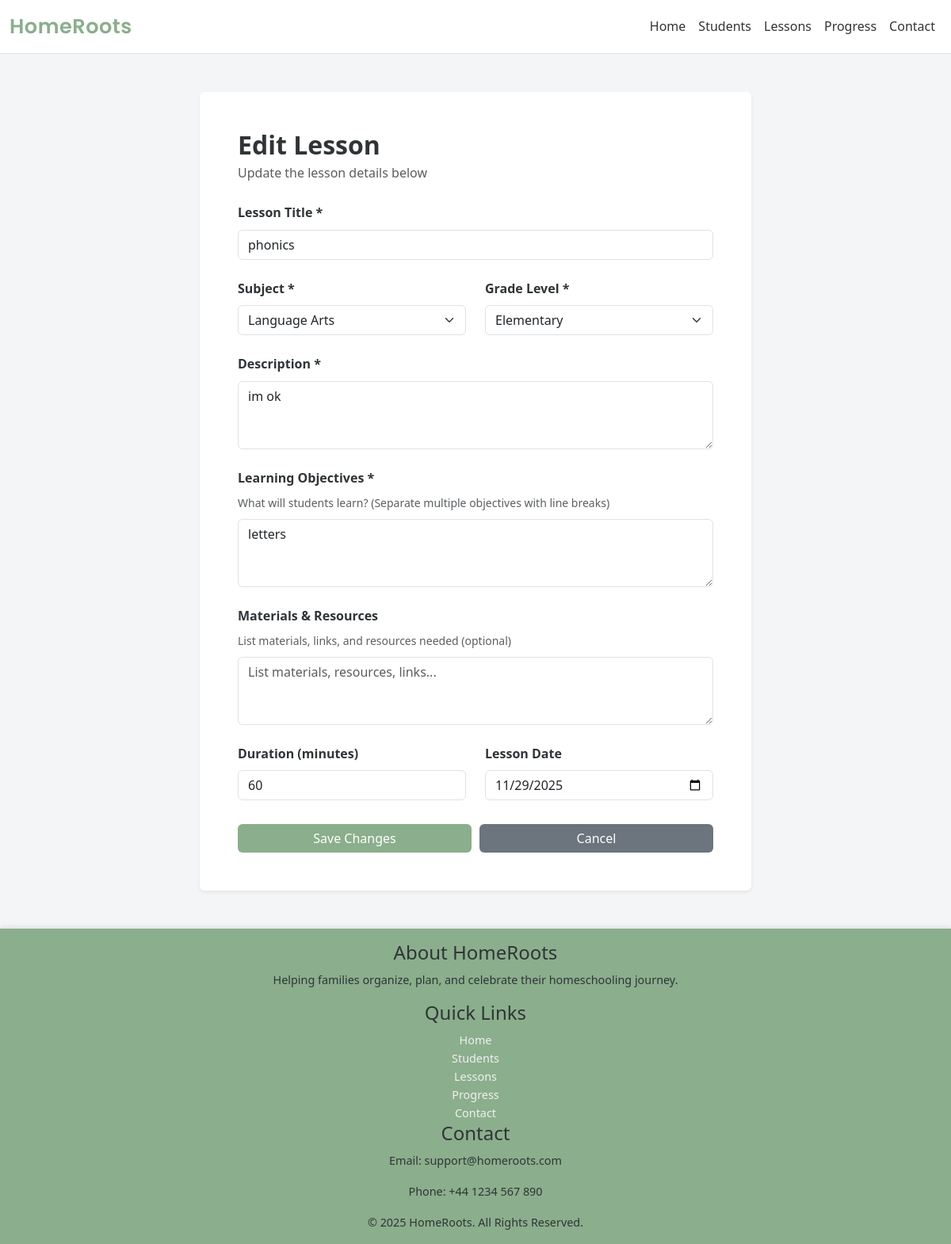
Screenshot of /lessons/5/edit/ with the database file from the repository.
### core/models.py (models this page shows, shortened)
class Lesson(models.Model):
    SUBJECT_CHOICES = [
        ('lang', 'Language Arts'),
        ('math', 'Mathematics'),
        ('sci', 'Science'),
        ('ss', 'Social Studies'),
        ('art', 'Arts & Creative'),
        ('pe', 'Physical Education'),
        ('other', 'Other'),
    ]
    LEVEL_CHOICES = [
        ('elem', 'Elementary'),
        ('middle', 'Middle School'),
        ('high', 'High School'),
        ('all', 'All Ages'),
    ]
    title = models.CharField(max_length=150)
    subject = models.CharField(max_length=10, choices=SUBJECT_CHOICES)
    level = models.CharField(max_length=10, choices=LEVEL_CHOICES)
    description = models.TextField()
    objectives = models.TextField(help_text="Learning objectives for this lesson")
    materials = models.TextField(blank=True, help_text="Materials and resources needed")
    duration_minutes = models.IntegerField(default=60)
    lesson_date = models.DateField(null=True, blank=True)
    created_at = models.DateTimeField(default=timezone.now)
    updated_at = models.DateTimeField(auto_now=True)
    class Meta:
        ordering = ['-lesson_date', '-created_at']

### core/views.py (the view)
# urls.py: path('lessons/<int:pk>/edit/', views.LessonUpdateView.as_view(), name='lesson_edit'),
class LessonUpdateView(UpdateView):
    model = Lesson
    form_class = LessonForm
    template_name = 'core/lessons/form.html'

### core/forms.py
class LessonForm(forms.ModelForm):
    class Meta:
        model = Lesson
        fields = ['title', 'subject', 'level', 'description', 'objectives', 'materials', 'duration_minutes', 'lesson_date']
        widgets = {
            'title': forms.TextInput(attrs={'class': 'form-control', 'placeholder': 'Lesson title'}),
            'subject': forms.Select(attrs={'class': 'form-select'}),
            'level': forms.Select(attrs={'class': 'form-select'}),
            'description': forms.Textarea(attrs={'rows': 3, 'class': 'form-control', 'placeholder': 'Brief description of the lesson'}),
            'objectives': forms.Textarea(attrs={'rows': 3, 'class': 'form-control', 'placeholder': 'What students will learn...'}),
            'materials': forms.Textarea(attrs={'rows': 3, 'class': 'form-control', 'placeholder': 'List materials, resources, links...'}),
            'duration_minutes': forms.NumberInput(attrs={'class': 'form-control', 'min': '5', 'max': '480'}),
            'lesson_date': forms.DateInput(attrs={'type': 'date', 'class': 'form-control'}),
        }

### core/templates/core/lessons/form.html (shortened to what this page needs)
{% extends 'core/base.html' %}
{% block content %}
<div class="container py-5">
  <div class="row justify-content-center">
    <div class="col-lg-8">
      <div class="card border-0 shadow-sm">
        <div class="card-body p-5">
          <h2 class="card-title mb-1" style="color: var(--text-dark); font-weight: 600;">
            {% if form.instance.pk %}
              Edit Lesson
            {% else %}
              Create New Lesson
            {% endif %}
          </h2>
          <p class="text-muted mb-4" style="color: var(--text-light);">
            {% if form.instance.pk %}
              Update the lesson details below
            {% else %}
              Fill in the details to create a new lesson
            {% endif %}
          </p>
          <form method="post" enctype="multipart/form-data">
            <div class="mb-4">
              <label class="form-label" style="color: var(--text-dark); font-weight: 600;">Lesson Title *</label>
              {{ form.title }}
            </div>
            <div class="row mb-4">
              <div class="col-md-6">
                <label class="form-label" style="color: var(--text-dark); font-weight: 600;">Subject *</label>
                {{ form.subject }}
              </div>
              <div class="col-md-6">
                <label class="form-label" style="color: var(--text-dark); font-weight: 600;">Grade Level *</label>
                {{ form.level }}
              </div>
            </div>
            <div class="mb-4">
              <label class="form-label" style="color: var(--text-dark); font-weight: 600;">Description *</label>
              {{ form.description }}
            </div>
            <div class="mb-4">
              <label class="form-label" style="color: var(--text-dark); font-weight: 600;">Learning Objectives *</label>
              <small class="d-block mb-2" style="color: var(--text-light);">What will students learn? (Separate multiple objectives with line breaks)</small>
              {{ form.objectives }}
            </div>
            <div class="mb-4">
              <label class="form-label" style="color: var(--text-dark); font-weight: 600;">Materials & Resources</label>
              <small class="d-block mb-2" style="color: var(--text-light);">List materials, links, and resources needed (optional)</small>
              {{ form.materials }}
            </div>
            <div class="row mb-4">
              <div class="col-md-6">
                <label class="form-label" style="color: var(--text-dark); font-weight: 600;">Duration (minutes)</label>
                {{ form.duration_minutes }}
              </div>
              <div class="col-md-6">
                <label class="form-label" style="color: var(--text-dark); font-weight: 600;">Lesson Date</label>
                {{ form.lesson_date }}
              </div>
            </div>
            <div style="display: flex; gap: 10px; margin-top: 30px;">
              <button type="submit" class="btn btn-success" style="background-color: var(--primary); border: none; flex: 1;">
                {% if form.instance.pk %}
                  Save Changes
                {% else %}
                  Create Lesson
                {% endif %}
              </button>
              <a href="{% url 'core:lessons' %}" class="btn btn-secondary" style="flex: 1; background-color: #6c757d; border: none;">Cancel</a>
            </div>
          </form>
        </div>
      </div>
    </div>
  </div>
</div>
{% endblock %}

### core/static/core/css/style.css (style rules this page uses)
:root { --primary: #8BAE8C; --secondary: #EAD8C0; --accent: #A5C8E6; --neutral: #F4F5F7; --text-dark: #2F3437; --text-light: #5B5F62; }
body, html { background-color: transparent; background: none; }
* { margin: 0; padding: 0; box-sizing: border-box; font-family: 'Segoe UI', Tahoma, Geneva, Verdana, sans-serif; color: var(--text-dark); }
body { font-family: 'Playfair Display', serif !important; font-size: 16px; background-color: var(--neutral); color: var(--text-dark); line-height: 1.6; }
.container { width: 90%; max-width: 1200px; margin: 0 auto; }

### rows the page displays
Lesson: title "phonics", subject "Language Arts", level "Elementary", description "im ok", objectives "letters", duration_minutes "60", lesson_date "11/29/2025"
